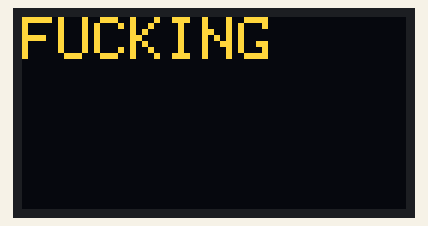
A sketch run on a simulated Arduino Uno, built with avr-gcc and run on an emulated ATmega328P. On the bench: 128×64 one-colour display. The OLED is the two-colour kind (top 16 rows yellow).

Above: at 0.1 s.

The sketch:

sketch_dec17a.ino
```cpp
#include <Adafruit_SH1106.h>
#include <Adafruit_GFX.h>
#include <Wire.h>
#include <SPI.h>
#include <Arduino.h>
#define OLED_SDA 22
#define OLED_SCL 23

Adafruit_SH1106 display(OLED_SDA,OLED_SCL);


//Adafruit_SSD1306 display(OLED_MOSI,OLED_CLK,OLED_DC,OLED_CS,OLED_RESET);

// const uint8_t imageVarName[] PROGMEM={
//   0x00,0x00,0x00,0x00,0x00,0x00,0x00,0x00,
//   0x00,0x00,0x00,0x00,0x00,0x00,0x00,0x00,
//   0x00,0x00,0x00,0x00,0x00,0x00,0x00,0x00,
//   0x00,0x00,0x00,0x00,0x00,0x00,0x00,0x00,
//   0x00,0x00,0x00,0x00,0xc0,0x00,0x00,0x00,
//   0x00,0x00,0x00,0x00,0x40,0x00,0x00,0x00,
//   0x00,0x00,0x00,0x36,0x08,0x00,0x12,0x00,
//   0x00,0x00,0x00,0x00,0x64,0x01,0x36,0x00,
//   0x00,0x00,0x00,0xb1,0x29,0xa3,0x40,0x00,
//   0x00,0x00,0x00,0x96,0x24,0x35,0x21,0x80,
//   0x00,0x00,0x02,0x46,0x89,0x86,0xbf,0x00,
//   0x00,0x00,0x1a,0x68,0x9c,0x0d,0x52,0x00,
//   0x00,0x00,0xf0,0x4d,0x5c,0xcd,0xa0,0x00,
//   0x00,0x01,0x43,0x61,0xf5,0xe2,0x80,0x00,
//   0x00,0x07,0x02,0x9b,0x1f,0x06,0x00,0x00,
//   0x00,0x1a,0x01,0xff,0xf3,0x29,0x00,0x00,
//   0x00,0x58,0x00,0x95,0x7e,0xfc,0x00,0x00,
//   0x00,0xc0,0x00,0x5d,0x0a,0xc0,0x00,0x00,
//   0x19,0x80,0x00,0x1b,0xfe,0x80,0x00,0x00,
//   0x3e,0x00,0x00,0x04,0xf3,0xc0,0x00,0x00,
//   0x18,0x00,0x00,0x0b,0xcf,0xc0,0x00,0x00,
//   0x00,0x00,0x00,0x0b,0x00,0x00,0x00,0x00,
//   0x00,0x00,0x00,0x07,0x00,0x00,0x00,0x00,
//   0x00,0x00,0x00,0x07,0x00,0x00,0x00,0x00,
//   0x00,0x00,0x00,0x04,0x00,0x00,0x00,0x00,
//   0x00,0x00,0x00,0x03,0x80,0x00,0x00,0x00,
//   0x00,0x00,0x00,0x01,0x70,0x00,0x00,0x00,
//   0x00,0x00,0x00,0x00,0x68,0x00,0x00,0x00,
//   0x00,0x00,0x00,0x00,0x30,0x00,0x00,0x00,
//   0x00,0x00,0x00,0x00,0x00,0x00,0x00,0x00,
//   0x00,0x00,0x00,0x00,0x00,0x00,0x00,0x00,
//   0x00,0x00,0x00,0x00,0x00,0x00,0x00,0x00,
//  };
//123
void setup()   {
  Serial.begin(115200);
  /* initialize OLED with I2C address 0x3C */
  display.begin(SH1106_SWITCHCAPVCC, 0x3C);
  display.clearDisplay();

}
void loop() {
  /* set text size, color, cursor position,
  set buffer with  Hello world and show off*/
  display.setTextSize(2);
  display.setTextColor(WHITE);
  display.setCursor(0,0);
  display.println("FUCKING");
  display.display();
  delay(2000);
  display.clearDisplay();
}
```
